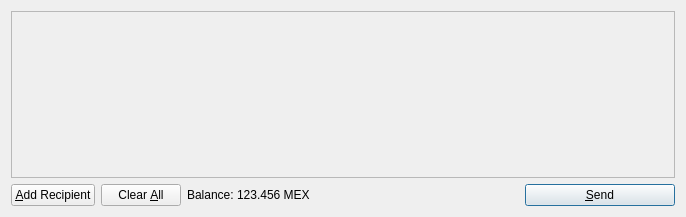
<?xml version="1.0" encoding="UTF-8"?>
<ui version="4.0">
 <class>SendCoinsDialog</class>
 <widget class="QDialog" name="SendCoinsDialog">
  <property name="geometry">
   <rect>
    <x>0</x>
    <y>0</y>
    <width>686</width>
    <height>217</height>
   </rect>
  </property>
  <property name="windowTitle">
   <string>Send Coins</string>
  </property>
  <layout class="QVBoxLayout" name="verticalLayout">
   <item>
    <widget class="QScrollArea" name="scrollArea">
     <property name="widgetResizable">
      <bool>true</bool>
     </property>
     <widget class="QWidget" name="scrollAreaWidgetContents">
      <property name="geometry">
       <rect>
        <x>0</x>
        <y>0</y>
        <width>666</width>
        <height>165</height>
       </rect>
      </property>
      <layout class="QVBoxLayout" name="verticalLayout_2">
       <property name="margin">
        <number>0</number>
       </property>
       <item>
        <layout class="QVBoxLayout" name="entries">
         <property name="spacing">
          <number>6</number>
         </property>
        </layout>
       </item>
       <item>
        <spacer name="verticalSpacer">
         <property name="orientation">
          <enum>Qt::Vertical</enum>
         </property>
         <property name="sizeHint" stdset="0">
          <size>
           <width>20</width>
           <height>40</height>
          </size>
         </property>
        </spacer>
       </item>
      </layout>
     </widget>
    </widget>
   </item>
   <item>
    <layout class="QHBoxLayout" name="horizontalLayout">
     <item>
      <widget class="QPushButton" name="addButton">
       <property name="toolTip">
        <string>Send to multiple recipients at once</string>
       </property>
       <property name="text">
        <string>&amp;Add Recipient</string>
       </property>
       <property name="icon">
        <iconset resource="../bitcoin.qrc">
         <normaloff>:/icons/add</normaloff>:/icons/add</iconset>
       </property>
       <property name="autoDefault">
        <bool>false</bool>
       </property>
      </widget>
     </item>
     <item>
      <widget class="QPushButton" name="clearButton">
       <property name="sizePolicy">
        <sizepolicy hsizetype="Minimum" vsizetype="Fixed">
         <horstretch>0</horstretch>
         <verstretch>0</verstretch>
        </sizepolicy>
       </property>
       <property name="toolTip">
        <string>Remove all transaction fields</string>
       </property>
       <property name="text">
        <string>Clear &amp;All</string>
       </property>
       <property name="icon">
        <iconset resource="../bitcoin.qrc">
         <normaloff>:/icons/remove</normaloff>:/icons/remove</iconset>
       </property>
       <property name="autoRepeatDelay">
        <number>300</number>
       </property>
       <property name="autoDefault">
        <bool>false</bool>
       </property>
      </widget>
     </item>
     <item>
      <layout class="QHBoxLayout" name="horizontalLayout_2">
       <property name="spacing">
        <number>3</number>
       </property>
       <item>
        <widget class="QLabel" name="label">
         <property name="text">
          <string>Balance:</string>
         </property>
        </widget>
       </item>
       <item>
        <widget class="QLabel" name="labelBalance">
         <property name="cursor">
          <cursorShape>IBeamCursor</cursorShape>
         </property>
         <property name="text">
          <string>123.456 MEX</string>
         </property>
         <property name="textInteractionFlags">
          <set>Qt::LinksAccessibleByMouse|Qt::TextSelectableByKeyboard|Qt::TextSelectableByMouse</set>
         </property>
        </widget>
       </item>
      </layout>
     </item>
     <item>
      <spacer name="horizontalSpacer">
       <property name="orientation">
        <enum>Qt::Horizontal</enum>
       </property>
       <property name="sizeHint" stdset="0">
        <size>
         <width>40</width>
         <height>20</height>
        </size>
       </property>
      </spacer>
     </item>
     <item>
      <widget class="QPushButton" name="sendButton">
       <property name="minimumSize">
        <size>
         <width>150</width>
         <height>0</height>
        </size>
       </property>
       <property name="toolTip">
        <string>Confirm the send action</string>
       </property>
       <property name="text">
        <string>&amp;Send</string>
       </property>
       <property name="icon">
        <iconset resource="../bitcoin.qrc">
         <normaloff>:/icons/send</normaloff>:/icons/send</iconset>
       </property>
       <property name="default">
        <bool>true</bool>
       </property>
      </widget>
     </item>
    </layout>
   </item>
  </layout>
 </widget>
 <resources>
  <include location="../bitcoin.qrc"/>
 </resources>
 <connections/>
</ui>
